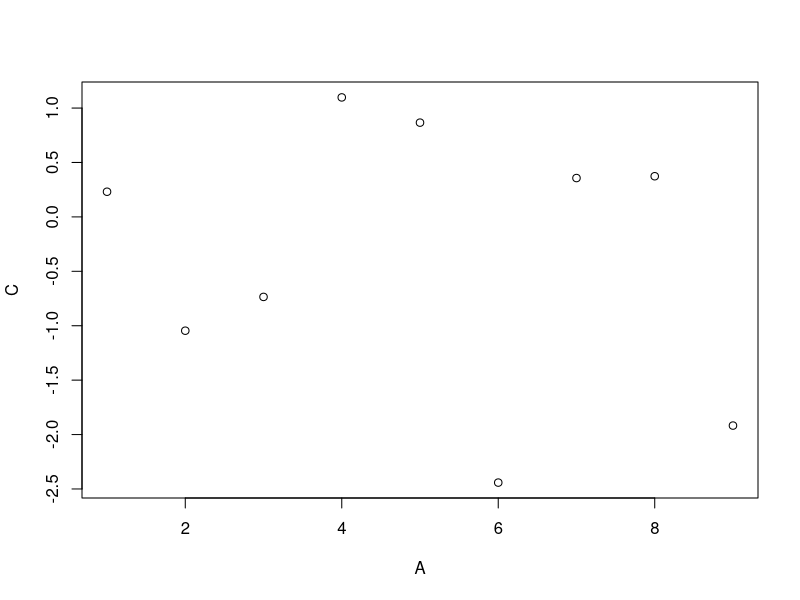

Here is the R script that generated this plot:
# Instalando os pacotes
library(data.table)

# Criando 2 vetores
vec1 <- c(1, 2, 3, 4)
vec2 <- c('Vermelho', 'Verde', 'Marrom', 'Laranja')


# Criando um data.table
?data.table
dt1 <- data.table(vec1, vec2)
dt1
class(dt1)

# Slicing do data.table
dt2 <- data.table(A = 1:9, B = c("Z", "W", "Q"), C = rnorm(9), D = TRUE)
dt2
class(dt2)
dt2[1,1]
dt2[3:5,]
dt2[, .(B, C)]

# Aplicando funcao ao data.table
dt2[, .(Total = sum(A), Mean = mean(C))]
dt2[, plot(A, C)]
dt2[, .(MySum = sum(A)), by = .(Grp = A%%2)]

# Definindo valores por grupos
dt3 <- data.table(B = c("a", "b", "c", "d", "e", "a", "b", "c", "d", "e"),
                  val = as.integer(c(6:10, 1:5)))
dt3

# Operacoes com data.tables
dt4 <- data.table(A = rep(letters[2:1], each = 4L),
                  B = rep(1:4, each = 2L),
                  C = sample(8))

dt4
new_dt4 <- dt4[, sum(C), by = A]
new_dt4
class(new_dt4)
new_dt4[order(A)]

new_dt4 <- dt4[, sum(B), by = A][order(A)]
new_dt4

# Iris
dt5 <- as.data.table(iris)
dt5
dt5[, .(Sepal.Length = median(Sepal.Length),
        Sepal.Width = median(Sepal.Width),
        Petal.Length = median(Petal.Length),
        Petal.Width = median(Petal.Width)),
    by = Species]

# O parametro .SD significa Subset Data e um subset e criado considerando a coluna Species e depois
# e calculda a mediana. O resultado deve ser igual ao comando anterior.
# O .SD faz parte da notação do pacote data.table.
dt5[, lapply(.SD, median), by = Species]
